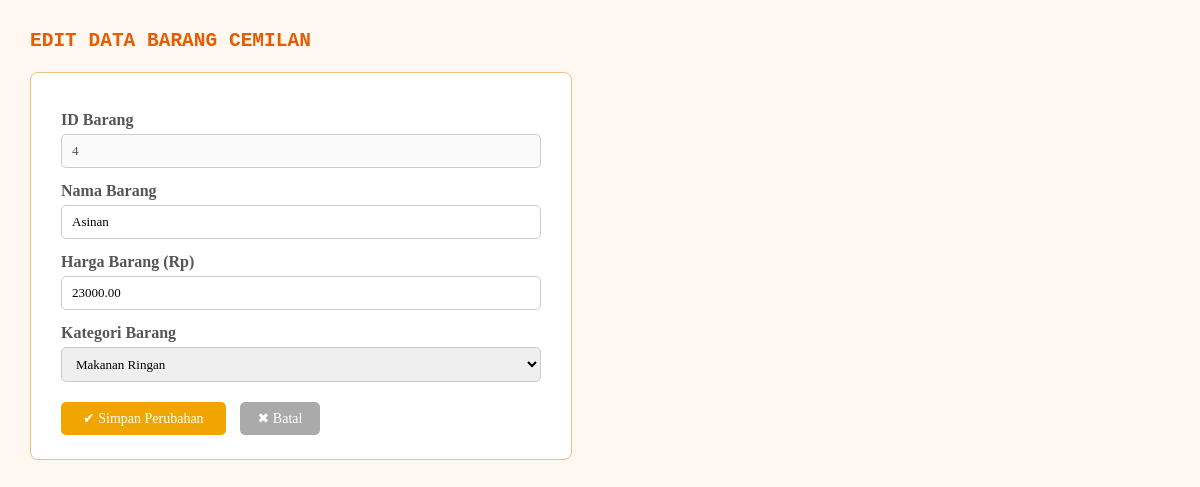
The app's page /edit.php?id=4 with its own data.
### tables this page shows
CREATE TABLE `penjualan_cemilan` (
  `id_barang` int(11) NOT NULL,
  `nama_barang` varchar(150) NOT NULL,
  `harga_barang` decimal(10,2) NOT NULL,
  `kategori_barang` varchar(100) NOT NULL
);

### edit.php (the view, shortened to what this page needs)
<!DOCTYPE html PUBLIC "-//W3C//DTD XHTML 1.0 Transitional//EN" "http://www.w3.org/TR/xhtml1/DTD/xhtml1-transitional.dtd">
<html xmlns="http://www.w3.org/1999/xhtml">
<head>
</head>
<body>
<h2><strong><code>EDIT DATA BARANG CEMILAN</code></strong></h2>
<?php
$conn = mysqli_connect('localhost', 'root', '', 'toko_cemilan');
$id_barang = (int) $_GET['id'];
$stmt = mysqli_prepare($conn,
    "SELECT * FROM penjualan_cemilan WHERE id_barang = ?"
);
mysqli_stmt_bind_param($stmt, 'i', $id_barang);
mysqli_stmt_execute($stmt);
$result = mysqli_stmt_get_result($stmt);
$row    = mysqli_fetch_assoc($result);
?>
<div class="form-box">
  <form method="post" action="edit.php?id=<?php echo $row['id_barang']; ?>">
    <label>ID Barang</label>
    <input type="text" value="<?php echo $row['id_barang']; ?>" disabled />
    <label>Nama Barang</label>
    <input type="text" name="nama_barang"
           value="<?php echo htmlspecialchars($row['nama_barang']); ?>"
           required />
    <label>Harga Barang (Rp)</label>
    <input type="number" name="harga_barang" step="100" min="0"
           value="<?php echo $row['harga_barang']; ?>"
           required />
    <label>Kategori Barang</label>
    <select name="kategori_barang" required>
      <?php
      $kategori_list = ['Makanan Ringan','Cemilan','Gorengan','Kue Kering','Makanan Berat','Minuman','Lainnya'];
      foreach ($kategori_list as $kat) {
          $selected = ($row['kategori_barang'] == $kat) ? 'selected' : '';
          echo "<option value=\"$kat\" $selected>$kat</option>";
      }
      ?>
    </select>
    <div>
      <button type="submit" name="simpan" class="btn-update">&#10004; Simpan Perubahan</button>
      <a href="index.php" class="btn-batal">&#10006; Batal</a>
    </div>
  </form>
</div>
</body>
</html>

### edit.php (style rules this page uses)
body { font-family: Comic Sans MS, cursive; background-color: #fff8f0; margin: 30px; }
h2 { color: #e65c00; }
.form-box { background: #fff; border: 1px solid #f0c080; border-radius: 8px; padding: 24px 30px; max-width: 480px; margin-top: 16px; }
.form-box label { display: block; font-weight: bold; margin-bottom: 5px; margin-top: 14px; color: #555; }
.form-box input[type="text"], .form-box input[type="number"], .form-box select { width: 100%; padding: 8px 10px; border: 1px solid #ccc; border-radius: 5px; font-family: Comic Sans MS, cursive; font-size: 13px; box-sizing: border-box; }
.btn-update { margin-top: 20px; background-color: #f0a500; color: white; padding: 8px 22px; border: none; border-radius: 5px; font-family: Comic Sans MS, cursive; font-size: 14px; cursor: pointer; }
.btn-batal { margin-top: 20px; margin-left: 10px; background-color: #aaa; color: white; padding: 8px 18px; border: none; border-radius: 5px; font-family: Comic Sans MS, cursive; font-size: 14px; cursor: pointer; text-decoration: none; display: inline-block; }

### records on screen
penjualan_cemilan: id_barang "4", nama_barang "Asinan", harga_barang "23000.00"

### other values on screen
form field kategori_barang "Makanan Ringan"
